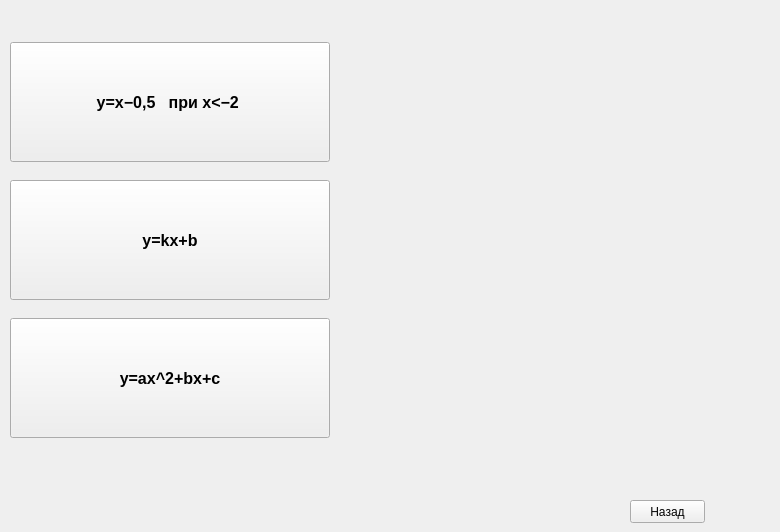
    <widget class="QWidget" name="tab_19">
     <attribute name="title">
      <string>Функции</string>
     </attribute>
     <widget class="QWidget" name="verticalLayoutWidget">
      <property name="geometry">
       <rect>
        <x>10</x>
        <y>30</y>
        <width>761</width>
        <height>421</height>
       </rect>
      </property>
      <layout class="QVBoxLayout" name="verticalLayout">
       <item>
        <widget class="QPushButton" name="pushButton_53">
         <property name="maximumSize">
          <size>
           <width>320</width>
           <height>120</height>
          </size>
         </property>
         <property name="font">
          <font>
           <pointsize>12</pointsize>
           <weight>75</weight>
           <bold>true</bold>
           <stylestrategy>PreferAntialias</stylestrategy>
          </font>
         </property>
         <property name="mouseTracking">
          <bool>false</bool>
         </property>
         <property name="contextMenuPolicy">
          <enum>Qt::ActionsContextMenu</enum>
         </property>
         <property name="text">
          <string>y=x−0,5   при x&lt;−2 </string>
         </property>
         <property name="iconSize">
          <size>
           <width>2</width>
           <height>2</height>
          </size>
         </property>
         <property name="autoRepeatDelay">
          <number>50</number>
         </property>
         <property name="autoRepeatInterval">
          <number>25</number>
         </property>
        </widget>
       </item>
       <item>
        <widget class="QPushButton" name="pushButton_54">
         <property name="maximumSize">
          <size>
           <width>320</width>
           <height>120</height>
          </size>
         </property>
         <property name="font">
          <font>
           <pointsize>12</pointsize>
           <weight>75</weight>
           <bold>true</bold>
          </font>
         </property>
         <property name="text">
          <string>y=kx+b</string>
         </property>
        </widget>
       </item>
       <item>
        <widget class="QPushButton" name="pushButton_55">
         <property name="maximumSize">
          <size>
           <width>320</width>
           <height>120</height>
          </size>
         </property>
         <property name="font">
          <font>
           <pointsize>12</pointsize>
           <weight>75</weight>
           <bold>true</bold>
          </font>
         </property>
         <property name="text">
          <string>y=ax^2+bx+c</string>
         </property>
        </widget>
       </item>
      </layout>
     </widget>
     <widget class="QPushButton" name="pushButton_56">
      <property name="geometry">
       <rect>
        <x>630</x>
        <y>500</y>
        <width>75</width>
        <height>23</height>
       </rect>
      </property>
      <property name="maximumSize">
       <size>
        <width>75</width>
        <height>16777215</height>
       </size>
      </property>
      <property name="text">
       <string>Назад</string>
      </property>
     </widget>
    </widget>
